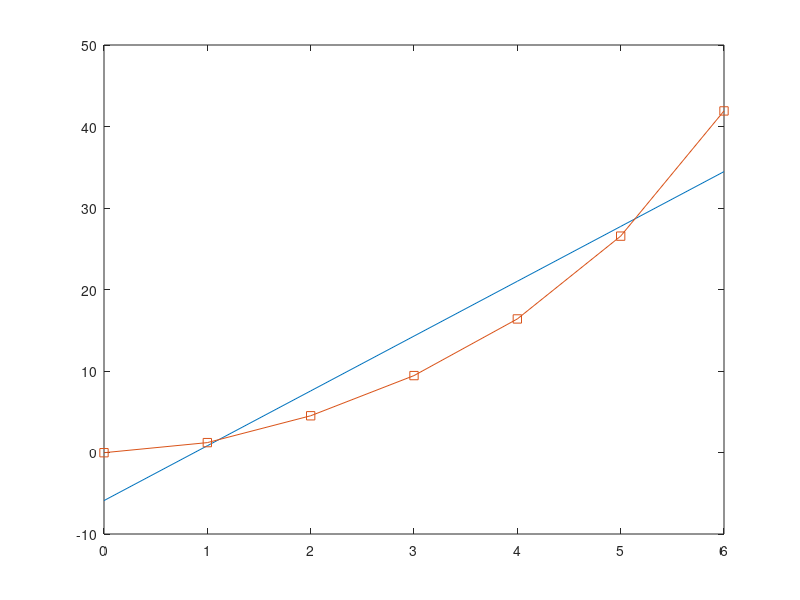

This figure's MATLAB source:
x = [0 , 1 , 2,  3 , 4 , 5, 6 ];
y = [ - 0.02 , 1.1, 5.0 , 8.5 , 17.3, 26.1 , 42];

% linear
p = polyfit(x,y,1);
f=polyval(p,x);
r=corrcoef(x,y);

% quadratic
p1 = polyfit(x,y,4)
f1=polyval(p1,x)
r1=corrcoef(x,y)


plot(x,  f)
hold on
plot(x,  f1 , "-s")
hold off

